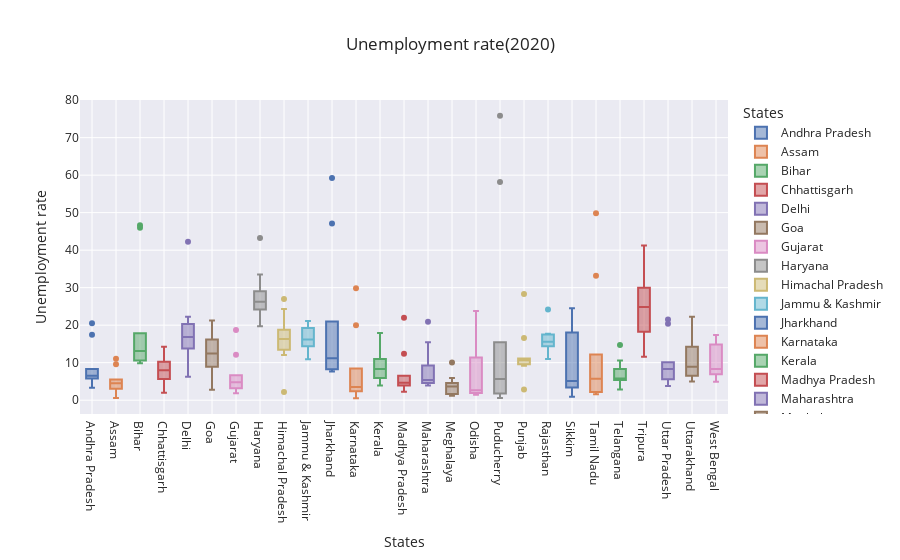

Notebook code for this chart:
### Code cell
fig_11_box=px.box(data_frame=data_11,x='States',y='Unemployment rate',color='States',title='Unemployment rate(2020)',template='seaborn')
fig_11_box.show()

### Figure 1 — Plotly figure (JSON) as saved in the notebook; plotly's stock layout.template omitted (floating-point values rounded to 4 significant figures)
{"data": [{"alignmentgroup": "True", "hovertemplate": "States=%{x}<br>Unemployment rate=%{y}<extra></extra>", "legendgroup": "Andhra Pradesh", "marker": {"color": "rgb(76,114,176)"}, "name": "Andhra Pradesh", "notched": false, "offsetgroup": "Andhra Pradesh", "orientation": "v", "showlegend": true, "type": "box", "x": ["Andhra Pradesh", "Andhra Pradesh", "Andhra Pradesh", "Andhra Pradesh", "Andhra Pradesh", "Andhra Pradesh", "Andhra Pradesh", "Andhra Pradesh", "Andhra Pradesh", "Andhra Pradesh"], "x0": " ", "xaxis": "x", "y": [5.48, 5.83, 5.79, 20.51, 17.43, 3.31, 8.34, 6.96, 6.4, 6.59], "y0": " ", "yaxis": "y"}, {"alignmentgroup": "True", "hovertemplate": "States=%{x}<br>Unemployment rate=%{y}<extra></extra>", "legendgroup": "Assam", "marker": {"color": "rgb(221,132,82)"}, "name": "Assam", "notched": false, "offsetgroup": "Assam", "orientation": "v", "showlegend": true, "type": "box", "x": ["Assam", "Assam", "Assam", "Assam", "Assam", "Assam", "Assam", "Assam", "Assam", "Assam"], "x0": " ", "xaxis": "x", "y": [4.66, 4.41, 4.77, 11.06, 9.55, 0.6, 3.77, 5.53, 1.19, 3.02], "y0": " ", "yaxis": "y"}, {"alignmentgroup": "True", "hovertemplate": "States=%{x}<br>Unemployment rate=%{y}<extra></extra>", "legendgroup": "Bihar", "marker": {"color": "rgb(85,168,104)"}, "name": "Bihar", "notched": false, "offsetgroup": "Bihar", "orientation": "v", "showlegend": true, "type": "box", "x": ["Bihar", "Bihar", "Bihar", "Bihar", "Bihar", "Bihar", "Bihar", "Bihar", "Bihar", "Bihar"], "x0": " ", "xaxis": "x", "y": [10.61, 10.29, 15.43, 46.64, 45.96, 17.82, 12.79, 13.44, 11.91, 9.82], "y0": " ", "yaxis": "y"}, {"alignmentgroup": "True", "hovertemplate": "States=%{x}<br>Unemployment rate=%{y}<extra></extra>", "legendgroup": "Chhattisgarh", "marker": {"color": "rgb(196,78,82)"}, "name": "Chhattisgarh", "notched": false, "offsetgroup": "Chhattisgarh", "orientation": "v", "showlegend": true, "type": "box", "x": ["Chhattisgarh", "Chhattisgarh", "Chhattisgarh", "Chhattisgarh", "Chhattisgarh", "Chhattisgarh", "Chhattisgarh", "Chhattisgarh", "Chhattisgarh", "Chhattisgarh"], "x0": " ", "xaxis": "x", "y": [9.65, 8.38, 7.54, 3.41, 10.5, 14.23, 10.27, 5.63, 1.96, 6.62], "y0": " ", "yaxis": "y"}, {"alignmentgroup": "True", "hovertemplate": "States=%{x}<br>Unemployment rate=%{y}<extra></extra>", "legendgroup": "Delhi", "marker": {"color": "rgb(129,114,179)"}, "name": "Delhi", "notched": false, "offsetgroup": "Delhi", "orientation": "v", "showlegend": true, "type": "box", "x": ["Delhi", "Delhi", "Delhi", "Delhi", "Delhi", "Delhi", "Delhi", "Delhi", "Delhi", "Delhi"], "x0": " ", "xaxis": "x", "y": [22.23, 14.84, 17.04, 16.68, 42.27, 18.19, 20.3, 13.79, 12.53, 6.27], "y0": " ", "yaxis": "y"}, {"alignmentgroup": "True", "hovertemplate": "States=%{x}<br>Unemployment rate=%{y}<extra></extra>", "legendgroup": "Goa", "marker": {"color": "rgb(147,120,96)"}, "name": "Goa", "notched": false, "offsetgroup": "Goa", "orientation": "v", "showlegend": true, "type": "box", "x": ["Goa", "Goa", "Goa", "Goa", "Goa", "Goa", "Goa", "Goa", "Goa", "Goa"], "x0": " ", "xaxis": "x", "y": [8.89, 2.81, 5.25, 13.31, 21.25, 9.96, 17.07, 16.21, 15.38, 11.54], "y0": " ", "yaxis": "y"}, {"alignmentgroup": "True", "hovertemplate": "States=%{x}<br>Unemployment rate=%{y}<extra></extra>", "legendgroup": "Gujarat", "marker": {"color": "rgb(218,139,195)"}, "name": "Gujarat", "notched": false, "offsetgroup": "Gujarat", "orientation": "v", "showlegend": true, "type": "box", "x": ["Gujarat", "Gujarat", "Gujarat", "Gujarat", "Gujarat", "Gujarat", "Gujarat", "Gujarat", "Gujarat", "Gujarat"], "x0": " ", "xaxis": "x", "y": [5.54, 6.38, 6.66, 18.71, 12.11, 3.2, 1.84, 1.87, 3.42, 4.03], "y0": " ", "yaxis": "y"}, {"alignmentgroup": "True", "hovertemplate": "States=%{x}<br>Unemployment rate=%{y}<extra></extra>", "legendgroup": "Haryana", "marker": {"color": "rgb(140,140,140)"}, "name": "Haryana", "notched": false, "offsetgroup": "Haryana", "orientation": "v", "showlegend": true, "type": "box", "x": ["Haryana", "Haryana", "Haryana", "Haryana", "Haryana", "Haryana", "Haryana", "Haryana", "Haryana", "Haryana"], "x0": " ", "xaxis": "x", "y": [20.34, 25.77, 25.05, 43.22, 29.02, 26.7, 24.18, 33.5, 19.68, 27.31], "y0": " ", "yaxis": "y"}, {"alignmentgroup": "True", "hovertemplate": "States=%{x}<br>Unemployment rate=%{y}<extra></extra>", "legendgroup": "Himachal Pradesh", "marker": {"color": "rgb(204,185,116)"}, "name": "Himachal Pradesh", "notched": false, "offsetgroup": "Himachal Pradesh", "orientation": "v", "showlegend": true, "type": "box", "x": ["Himachal Pradesh", "Himachal Pradesh", "Himachal Pradesh", "Himachal Pradesh", "Himachal Pradesh", "Himachal Pradesh", "Himachal Pradesh", "Himachal Pradesh", "Himachal Pradesh", "Himachal Pradesh"], "x0": " ", "xaxis": "x", "y": [16.83, 16.84, 18.76, 2.2, 26.95, 13.47, 24.31, 15.79, 12.04, 13.46], "y0": " ", "yaxis": "y"}, {"alignmentgroup": "True", "hovertemplate": "States=%{x}<br>Unemployment rate=%{y}<extra></extra>", "legendgroup": "Jammu & Kashmir", "marker": {"color": "rgb(100,181,205)"}, "name": "Jammu & Kashmir", "notched": false, "offsetgroup": "Jammu & Kashmir", "orientation": "v", "showlegend": true, "type": "box", "x": ["Jammu & Kashmir", "Jammu & Kashmir", "Jammu & Kashmir", "Jammu & Kashmir", "Jammu & Kashmir", "Jammu & Kashmir", "Jammu & Kashmir", "Jammu & Kashmir", "Jammu & Kashmir"], "x0": " ", "xaxis": "x", "y": [21.08, 20.78, 15.5, 18.74, 17.92, 10.88, 11.09, 16.17, 16.14], "y0": " ", "yaxis": "y"}, {"alignmentgroup": "True", "hovertemplate": "States=%{x}<br>Unemployment rate=%{y}<extra></extra>", "legendgroup": "Jharkhand", "marker": {"color": "rgb(76,114,176)"}, "name": "Jharkhand", "notched": false, "offsetgroup": "Jharkhand", "orientation": "v", "showlegend": true, "type": "box", "x": ["Jharkhand", "Jharkhand", "Jharkhand", "Jharkhand", "Jharkhand", "Jharkhand", "Jharkhand", "Jharkhand", "Jharkhand", "Jharkhand"], "x0": " ", "xaxis": "x", "y": [10.61, 11.85, 8.23, 47.09, 59.23, 20.95, 7.63, 9.76, 8.24, 11.8], "y0": " ", "yaxis": "y"}, {"alignmentgroup": "True", "hovertemplate": "States=%{x}<br>Unemployment rate=%{y}<extra></extra>", "legendgroup": "Karnataka", "marker": {"color": "rgb(221,132,82)"}, "name": "Karnataka", "notched": false, "offsetgroup": "Karnataka", "orientation": "v", "showlegend": true, "type": "box", "x": ["Karnataka", "Karnataka", "Karnataka", "Karnataka", "Karnataka", "Karnataka", "Karnataka", "Karnataka", "Karnataka", "Karnataka"], "x0": " ", "xaxis": "x", "y": [2.86, 3.61, 3.46, 29.84, 19.97, 8.44, 4.01, 0.5, 2.41, 1.58], "y0": " ", "yaxis": "y"}, {"alignmentgroup": "True", "hovertemplate": "States=%{x}<br>Unemployment rate=%{y}<extra></extra>", "legendgroup": "Kerala", "marker": {"color": "rgb(85,168,104)"}, "name": "Kerala", "notched": false, "offsetgroup": "Kerala", "orientation": "v", "showlegend": true, "type": "box", "x": ["Kerala", "Kerala", "Kerala", "Kerala", "Kerala", "Kerala", "Kerala", "Kerala", "Kerala", "Kerala"], "x0": " ", "xaxis": "x", "y": [5.31, 7.6, 8.99, 16.99, 17.88, 9.71, 7.09, 10.98, 5.91, 3.88], "y0": " ", "yaxis": "y"}, {"alignmentgroup": "True", "hovertemplate": "States=%{x}<br>Unemployment rate=%{y}<extra></extra>", "legendgroup": "Madhya Pradesh", "marker": {"color": "rgb(196,78,82)"}, "name": "Madhya Pradesh", "notched": false, "offsetgroup": "Madhya Pradesh", "orientation": "v", "showlegend": true, "type": "box", "x": ["Madhya Pradesh", "Madhya Pradesh", "Madhya Pradesh", "Madhya Pradesh", "Madhya Pradesh", "Madhya Pradesh", "Madhya Pradesh", "Madhya Pradesh", "Madhya Pradesh", "Madhya Pradesh"], "x0": " ", "xaxis": "x", "y": [4.11, 4.57, 2.22, 12.36, 21.98, 6.48, 5.08, 4.7, 3.91, 3.13], "y0": " ", "yaxis": "y"}, {"alignmentgroup": "True", "hovertemplate": "States=%{x}<br>Unemployment rate=%{y}<extra></extra>", "legendgroup": "Maharashtra", "marker": {"color": "rgb(129,114,179)"}, "name": "Maharashtra", "notched": false, "offsetgroup": "Maharashtra", "orientation": "v", "showlegend": true, "type": "box", "x": ["Maharashtra", "Maharashtra", "Maharashtra", "Maharashtra", "Maharashtra", "Maharashtra", "Maharashtra", "Maharashtra", "Maharashtra", "Maharashtra"], "x0": " ", "xaxis": "x", "y": [4.95, 4.69, 5.79, 20.9, 15.46, 9.23, 3.89, 6.23, 4.55, 4.1], "y0": " ", "yaxis": "y"}, {"alignmentgroup": "True", "hovertemplate": "States=%{x}<br>Unemployment rate=%{y}<extra></extra>", "legendgroup": "Meghalaya", "marker": {"color": "rgb(147,120,96)"}, "name": "Meghalaya", "notched": false, "offsetgroup": "Meghalaya", "orientation": "v", "showlegend": true, "type": "box", "x": ["Meghalaya", "Meghalaya", "Meghalaya", "Meghalaya", "Meghalaya", "Meghalaya", "Meghalaya", "Meghalaya", "Meghalaya", "Meghalaya"], "x0": " ", "xaxis": "x", "y": [1.66, 3.59, 1.58, 10.03, 5.92, 1.15, 2.1, 3.74, 4.29, 4.6], "y0": " ", "yaxis": "y"}, {"alignmentgroup": "True", "hovertemplate": "States=%{x}<br>Unemployment rate=%{y}<extra></extra>", "legendgroup": "Odisha", "marker": {"color": "rgb(218,139,195)"}, "name": "Odisha", "notched": false, "offsetgroup": "Odisha", "orientation": "v", "showlegend": true, "type": "box", "x": ["Odisha", "Odisha", "Odisha", "Odisha", "Odisha", "Odisha", "Odisha", "Odisha", "Odisha", "Odisha"], "x0": " ", "xaxis": "x", "y": [1.9, 3.12, 13.08, 23.76, 11.41, 3.77, 1.88, 1.42, 2.1, 2.18], "y0": " ", "yaxis": "y"}, {"alignmentgroup": "True", "hovertemplate": "States=%{x}<br>Unemployment rate=%{y}<extra></extra>", "legendgroup": "Puducherry", "marker": {"color": "rgb(140,140,140)"}, "name": "Puducherry", "notched": false, "offsetgroup": "Puducherry", "orientation": "v", "showlegend": true, "type": "box", "x": ["Puducherry", "Puducherry", "Puducherry", "Puducherry", "Puducherry", "Puducherry", "Puducherry", "Puducherry", "Puducherry", "Puducherry"], "x0": " ", "xaxis": "x", "y": [0.58, 1.76, 1.2, 75.85, 58.19, 4.24, 15.47, 5.05, 10.9, 6.18], "y0": " ", "yaxis": "y"}, {"alignmentgroup": "True", "hovertemplate": "States=%{x}<br>Unemployment rate=%{y}<extra></extra>", "legendgroup": "Punjab", "marker": {"color": "rgb(204,185,116)"}, "name": "Punjab", "notched": false, "offsetgroup": "Punjab", "orientation": "v", "showlegend": true, "type": "box", "x": ["Punjab", "Punjab", "Punjab", "Punjab", "Punjab", "Punjab", "Punjab", "Punjab", "Punjab", "Punjab"], "x0": " ", "xaxis": "x", "y": [11.11, 10.97, 10.32, 2.86, 28.33, 16.55, 9.19, 10.99, 9.61, 9.88], "y0": " ", "yaxis": "y"}, {"alignmentgroup": "True", "hovertemplate": "States=%{x}<br>Unemployment rate=%{y}<extra></extra>", "legendgroup": "Rajasthan", "marker": {"color": "rgb(100,181,205)"}, "name": "Rajasthan", "notched": false, "offsetgroup": "Rajasthan", "orientation": "v", "showlegend": true, "type": "box", "x": ["Rajasthan", "Rajasthan", "Rajasthan", "Rajasthan", "Rajasthan", "Rajasthan", "Rajasthan", "Rajasthan", "Rajasthan", "Rajasthan"], "x0": " ", "xaxis": "x", "y": [10.97, 15.16, 11.9, 17.7, 15.74, 14.39, 15.81, 17.51, 15.35, 24.15], "y0": " ", "yaxis": "y"}, {"alignmentgroup": "True", "hovertemplate": "States=%{x}<br>Unemployment rate=%{y}<extra></extra>", "legendgroup": "Sikkim", "marker": {"color": "rgb(76,114,176)"}, "name": "Sikkim", "notched": false, "offsetgroup": "Sikkim", "orientation": "v", "showlegend": true, "type": "box", "x": ["Sikkim", "Sikkim", "Sikkim", "Sikkim", "Sikkim", "Sikkim", "Sikkim", "Sikkim"], "x0": " ", "xaxis": "x", "y": [23.57, 2.28, 24.51, 4.46, 4.45, 12.49, 5.7, 0.88], "y0": " ", "yaxis": "y"}, {"alignmentgroup": "True", "hovertemplate": "States=%{x}<br>Unemployment rate=%{y}<extra></extra>", "legendgroup": "Tamil Nadu", "marker": {"color": "rgb(221,132,82)"}, "name": "Tamil Nadu", "notched": false, "offsetgroup": "Tamil Nadu", "orientation": "v", "showlegend": true, "type": "box", "x": ["Tamil Nadu", "Tamil Nadu", "Tamil Nadu", "Tamil Nadu", "Tamil Nadu", "Tamil Nadu", "Tamil Nadu", "Tamil Nadu", "Tamil Nadu", "Tamil Nadu"], "x0": " ", "xaxis": "x", "y": [1.57, 2.09, 6.4, 49.83, 33.16, 12.2, 6.81, 2.65, 5, 2.16], "y0": " ", "yaxis": "y"}, {"alignmentgroup": "True", "hovertemplate": "States=%{x}<br>Unemployment rate=%{y}<extra></extra>", "legendgroup": "Telangana", "marker": {"color": "rgb(85,168,104)"}, "name": "Telangana", "notched": false, "offsetgroup": "Telangana", "orientation": "v", "showlegend": true, "type": "box", "x": ["Telangana", "Telangana", "Telangana", "Telangana", "Telangana", "Telangana", "Telangana", "Telangana", "Telangana", "Telangana"], "x0": " ", "xaxis": "x", "y": [5.49, 8.29, 5.77, 6.25, 14.7, 10.55, 5.36, 5.79, 3.27, 2.86], "y0": " ", "yaxis": "y"}, {"alignmentgroup": "True", "hovertemplate": "States=%{x}<br>Unemployment rate=%{y}<extra></extra>", "legendgroup": "Tripura", "marker": {"color": "rgb(196,78,82)"}, "name": "Tripura", "notched": false, "offsetgroup": "Tripura", "orientation": "v", "showlegend": true, "type": "box", "x": ["Tripura", "Tripura", "Tripura", "Tripura", "Tripura", "Tripura", "Tripura", "Tripura", "Tripura", "Tripura"], "x0": " ", "xaxis": "x", "y": [32.67, 28.4, 29.95, 41.23, 21.51, 21.71, 18.24, 27.92, 17.35, 11.57], "y0": " ", "yaxis": "y"}, {"alignmentgroup": "True", "hovertemplate": "States=%{x}<br>Unemployment rate=%{y}<extra></extra>", "legendgroup": "Uttar Pradesh", "marker": {"color": "rgb(129,114,179)"}, "name": "Uttar Pradesh", "notched": false, "offsetgroup": "Uttar Pradesh", "orientation": "v", "showlegend": true, "type": "box", "x": ["Uttar Pradesh", "Uttar Pradesh", "Uttar Pradesh", "Uttar Pradesh", "Uttar Pradesh", "Uttar Pradesh", "Uttar Pradesh", "Uttar Pradesh", "Uttar Pradesh", "Uttar Pradesh"], "x0": " ", "xaxis": "x", "y": [7.58, 8.98, 10.11, 21.54, 20.41, 9.47, 5.56, 5.79, 4.18, 3.75], "y0": " ", "yaxis": "y"}, {"alignmentgroup": "True", "hovertemplate": "States=%{x}<br>Unemployment rate=%{y}<extra></extra>", "legendgroup": "Uttarakhand", "marker": {"color": "rgb(147,120,96)"}, "name": "Uttarakhand", "notched": false, "offsetgroup": "Uttarakhand", "orientation": "v", "showlegend": true, "type": "box", "x": ["Uttarakhand", "Uttarakhand", "Uttarakhand", "Uttarakhand", "Uttarakhand", "Uttarakhand", "Uttarakhand", "Uttarakhand", "Uttarakhand", "Uttarakhand"], "x0": " ", "xaxis": "x", "y": [5.49, 4.99, 19.85, 6.48, 8.01, 8.61, 12.38, 14.26, 22.26, 9.23], "y0": " ", "yaxis": "y"}, {"alignmentgroup": "True", "hovertemplate": "States=%{x}<br>Unemployment rate=%{y}<extra></extra>", "legendgroup": "West Bengal", "marker": {"color": "rgb(218,139,195)"}, "name": "West Bengal", "notched": false, "offsetgroup": "West Bengal", "orientation": "v", "showlegend": true, "type": "box", "x": ["West Bengal", "West Bengal", "West Bengal", "West Bengal", "West Bengal", "West Bengal", "West Bengal", "West Bengal", "West Bengal", "West Bengal"], "x0": " ", "xaxis": "x", "y": [6.94, 4.92, 6.92, 17.41, 17.41, 7.29, 6.83, 14.87, 9.35, 9.98], "y0": " ", "yaxis": "y"}], "layout": {"boxmode": "overlay", "legend": {"title": {"text": "States"}, "tracegroupgap": 0}, "title": {"text": "Unemployment rate(2020)"}, "xaxis": {"anchor": "y", "categoryarray": ["Andhra Pradesh", "Assam", "Bihar", "Chhattisgarh", "Delhi", "Goa", "Gujarat", "Haryana", "Himachal Pradesh", "Jammu & Kashmir", "Jharkhand", "Karnataka", "Kerala", "Madhya Pradesh", "Maharashtra", "Meghalaya", "Odisha", "Puducherry", "Punjab", "Rajasthan", "Sikkim", "Tamil Nadu", "Telangana", "Tripura", "Uttar Pradesh", "Uttarakhand", "West Bengal"], "categoryorder": "array", "domain": [0, 1], "title": {"text": "States"}}, "yaxis": {"anchor": "x", "domain": [0, 1], "title": {"text": "Unemployment rate"}}}}
